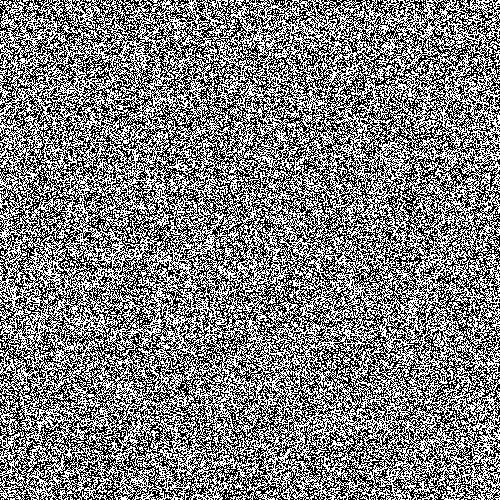
Frame 1 (no input)
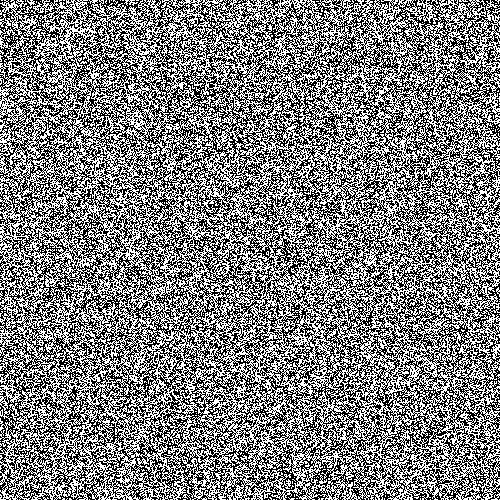
Frame 60 (the mouse pressed at the canvas centre just before this capture)
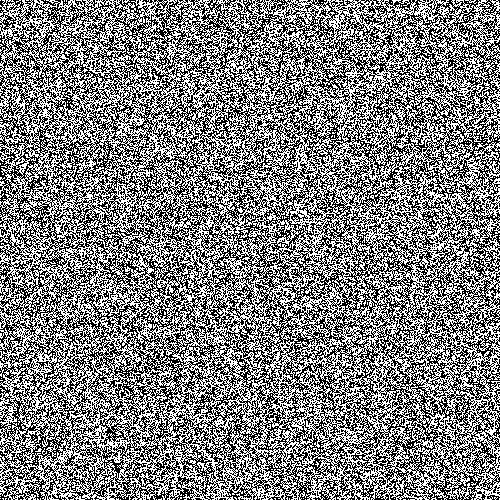
Frame 120 (the mouse held since frame 60 and released just before this capture)

The Processing sketch that drew these frames (run headless with seeded random() and noise(); from frame 60 on, the mouse is pressed at the canvas centre):

// Processing sketch: procgen_ruido
// ── procgen_ruido.pde
int scene = 0;

color c;

void setup() {

  size(500, 500);
  stroke(255);
  background(0);
}


void draw() {

  loadPixels();

  float t = 1.0*frameCount/100.0;

  for (int x=0; x<width; x++) {
    for (int y=0; y<height; y++) {

      switch(scene) {
      case 0:
        c = function_00(x, y, t);
        break;
      case 1:
        c = function_01(x, y, t);
        break;
      case 2:
        c = function_02(x, y, t);
        break;
      case 3:
        c = function_03(x, y, t);
        break;
      }

      pixels[y*width+x] = c;
    }
  }

  updatePixels();
}



color function_00(int x, int y, float t) {

  //Ruido blanco
  float noise = (int)random(0, 2)*255;
  return color((int)noise);
}



color function_01(int x, int y, float t) {

  //Ruido de Perlin
  float noise = noise(x, y)*255;
  //float noise = noise(x/150, y/150)*255;
  //float noise = noise(x/150.0, y/150.0)*255;
  //float noise = noise(x/150.0+t, y/150.0)*255;
  //float noise = noise(x/150.0, y/150.0, t)*255;
  return color((int)noise);
}



color function_02(int x, int y, float t) {

  int c;

  //1
  float noise = noise(x/150.0, y/150.0, cos(t*TWO_PI)/3.0)*255;
  c = (int)noise;

  //2
  //float noise = noise(x/150.0, y/150.0, cos(t*TWO_PI)/3.0);
  //if (noise <0.50) {
  //  c = 0;
  //} else {
  //  c= 255;
  //}

  //3
  //float limit = map(mouseX,0,width,0,1);
  //float noise = noise(x/150.0, y/150.0);
  //if (noise <limit) {
  //  c = 0;
  //} else {
  //  c= 255;
  //}

  //4
  //float limit = map(cos(t*TWO_PI),-1,1,0,1);
  //float noise = noise(x/150.0, y/150.0);
  //if (noise < limit) {
  //  c = 0;
  //} else {
  //  c= 255;
  //}

  //5
  //float noise = noise(x/150.0, y/150.0, cos(t*TWO_PI));
  //if (noise <0.45) {
  //  c = 0;
  //} else if (noise <0.50) {
  //  c = 80;
  //} else if (noise <0.60) {
  //  c = 160;
  //} else {
  //  c= 255;
  //}

  //6
  //float noise = noise(x/150.0, y/150.0, t);
  //if (noise <0.45) {
  //  c = 0;
  //} else if (noise <0.50) {
  //  c = 255;
  //} else if (noise <0.51) {
  //  c = 0;
  //} else {
  //  c= 255;
  //}

  return color(c);
}

color function_03(int x, int y, float t) {

  int r = 0, g = 0, b = 0;

  //1
  float noise = noise(x/150.0, y/150.0, t);
  if (noise>=0.50 && noise<= 0.51) {
    r = 255;
  } 
  if (noise>=0.60 && noise<= 0.61) {
    g = 255;
  } 
  if (noise>=0.70 && noise<= 0.71) {
    b = 255;
  } 

  //2
  //float noise = noise(x/150.0, y/150.0, t);
  //if (noise>=0.50 && noise<= 0.65) {
  //  r = 255;
  //} 
  //if (noise>=0.60 && noise<= 0.61) {
  //  g = 255;
  //} 
  //if (noise>=0.605 && noise<= 0.71) {
  //  b = 255;
  //}   

  //3
  //float noise = noise(x/150.0, y/150.0, t);
  //if (noise>=0.50 && noise<= 0.51) {
  //  r = 255;
  //} 
  //noise = noise(5+x/150.0, y/150.0, t);
  //if (noise>=0.50 && noise<= 0.51) {
  //  g = 255;
  //} 
  //noise = noise(10+x/150.0, y/150.0, t);  
  //if (noise>=0.50 && noise<= 0.51) {
  //  b = 255;
  //}   

  //4
  //float noise = noise(x/150.0, y/150.0, t);
  //if (noise>=0.50 && noise<= 0.51) {
  //  r = 255;
  //} 
  //noise = noise(x/150.0, y/150.0, t+0.1);
  //if (noise>=0.50 && noise<= 0.51) {
  //  g = 255;
  //} 
  //noise = noise(x/150.0, y/150.0, t+0.2);  
  //if (noise>=0.50 && noise<= 0.51) {
  //  b = 255;
  //}   

  //5
  //float noise = noise(x/150.0, y/150.0, t);
  //r = (int)map(noise, 0.45, 0.60, 0, 255);
  //g = (int)map(noise, 0.55, 0.70, 0, 255);
  //b = (int)map(noise, 0.60, 0.80, 0, 255);

  return color(r, g, b);
}
